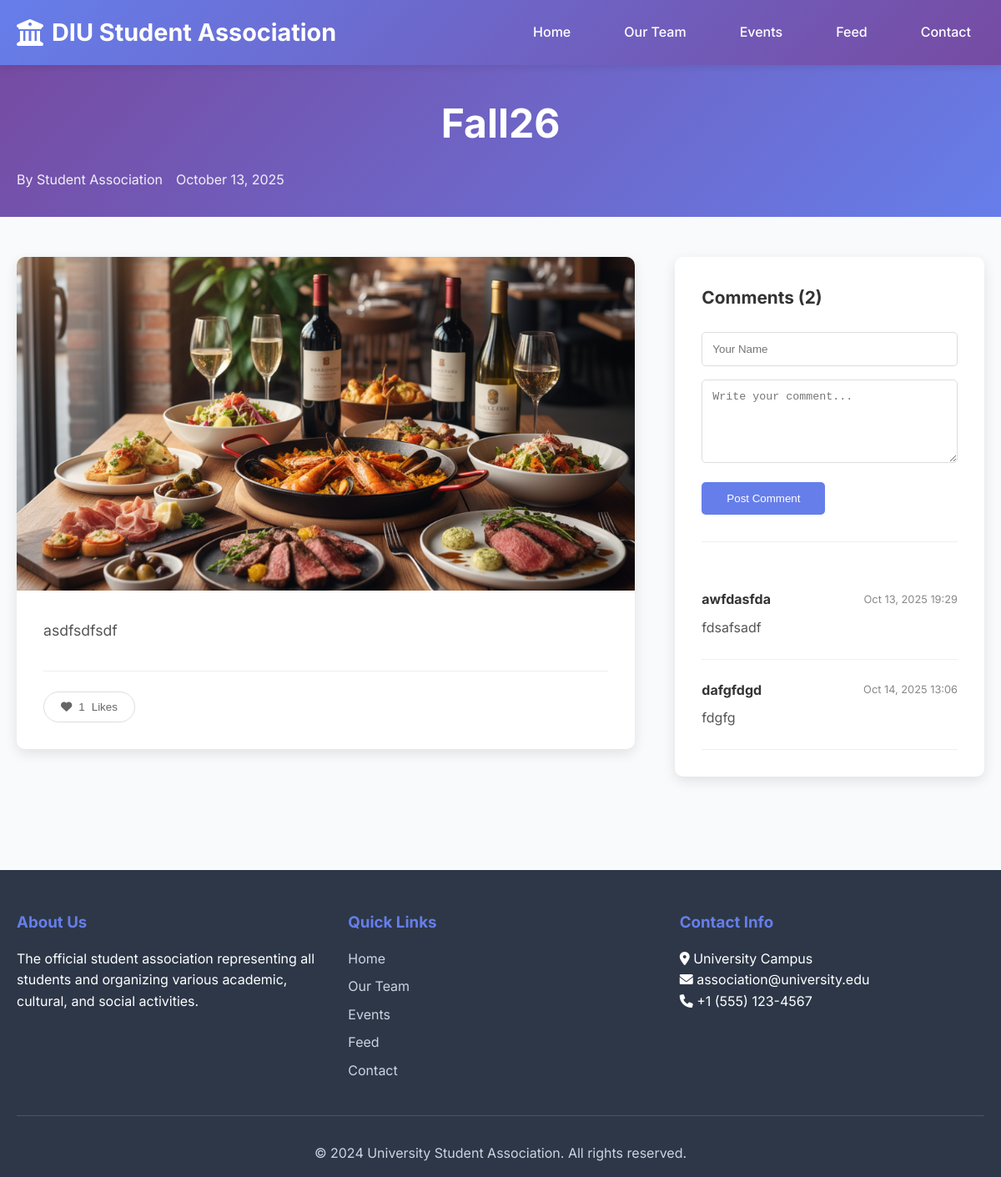
Page /feed/post/1/ on the committed database.
### feed/models.py (models this page shows, shortened)
class Post(models.Model):
    title = models.CharField(max_length=200)
    content = models.TextField()
    image = models.ImageField(upload_to='feed/', blank=True, null=True)
    author = models.CharField(max_length=100, default='Student Association')
    created_at = models.DateTimeField(auto_now_add=True)
    updated_at = models.DateTimeField(auto_now=True)
    is_published = models.BooleanField(default=True)
    class Meta:
        ordering = ['-created_at']
    def like_count(self):
        return self.likes.count()
    def comment_count(self):
        return self.comments.count()

class Comment(models.Model):
    post = models.ForeignKey(Post, on_delete=models.CASCADE, related_name='comments')
    author_name = models.CharField(max_length=100)
    content = models.TextField()
    created_at = models.DateTimeField(auto_now_add=True)
    is_approved = models.BooleanField(default=True)
    class Meta:
        ordering = ['created_at']

### feed/views.py (the view, shortened to what this page needs)
# urls.py: path('post/<int:post_id>/', views.post_detail, name='post_detail'),
def post_detail(request, post_id):
    post = get_object_or_404(Post, id=post_id, is_published=True)
    if not request.session.session_key:
        request.session.create()
    session_id = request.session.session_key
    context = {
        'post': post,
        'session_id': session_id,
    }
    return render(request, 'post_detail.html', context)

### templates/post_detail.html (shortened to what this page needs)
{% extends 'base.html' %}
{% block content %}
<section class="hero" style="padding: 2rem 0; background: linear-gradient(135deg, #764ba2 0%, #667eea 100%);">
    <div class="container">
        <h1>{{ post.title }}</h1>
        <div style="color: white; opacity: 0.9; display: flex; gap: 1rem; margin-top: 1rem;">
            <span>By {{ post.author }}</span>
            <span>{{ post.created_at|date:"F d, Y" }}</span>
        </div>
    </div>
</section>
<section id="post-detail" style="padding: 3rem 0;">
    <div class="container">
        <div style="display: grid; grid-template-columns: 2fr 1fr; gap: 3rem; align-items: start;">
            <div style="background: white; border-radius: 10px; box-shadow: 0 5px 15px rgba(0,0,0,0.1); overflow: hidden;">
                {% if post.image %}
                <div style="height: 400px; overflow: hidden;">
                    <img src="{{ post.image.url }}" alt="{{ post.title }}" style="width: 100%; height: 100%; object-fit: cover;">
                </div>
                {% endif %}
                <div style="padding: 2rem;">
                    <div style="line-height: 1.8; color: #555; font-size: 1.1rem; margin-bottom: 2rem;">
                        {{ post.content|linebreaks }}
                    </div>
                    <div style="display: flex; gap: 1rem; border-top: 1px solid #eee; padding-top: 1.5rem;">
                        <button class="like-btn"
                                data-post-id="{{ post.id }}"
                                data-session-id="{{ session_id }}"
                                style="display: flex; align-items: center; gap: 0.5rem; padding: 10px 20px; border: 1px solid #ddd; border-radius: 25px; background: white; color: #666; cursor: pointer; transition: all 0.3s ease;">
                            <i class="fas fa-heart"></i>
                            <span class="like-count">{{ post.like_count }}</span> Likes
                        </button>
                    </div>
                </div>
            </div>
            <div style="background: white; border-radius: 10px; box-shadow: 0 5px 15px rgba(0,0,0,0.1); padding: 2rem;">
                <h3 style="color: #333; margin-bottom: 1.5rem; font-size: 1.3rem;">Comments ({{ post.comment_count }})</h3>
                <div style="margin-bottom: 2rem; padding-bottom: 2rem; border-bottom: 1px solid #eee;">
                    <form method="POST">
                        <div style="margin-bottom: 1rem;">
                            <input type="text" name="author_name" placeholder="Your Name" required
                                   style="width: 100%; padding: 12px; border: 1px solid #ddd; border-radius: 5px;">
                        </div>
                        <div style="margin-bottom: 1rem;">
                            <textarea name="content" placeholder="Write your comment..." required
                                      style="width: 100%; padding: 12px; border: 1px solid #ddd; border-radius: 5px; min-height: 100px;"></textarea>
                        </div>
                        <button type="submit" style="background: #667eea; color: white; padding: 12px 30px; border: none; border-radius: 5px; cursor: pointer; font-weight: 500;">
                            Post Comment
                        </button>
                    </form>
                </div>
                <div>
                    {% for comment in post.comments.all %}
                    {% if comment.is_approved %}
                    <div style="padding: 1.5rem 0; border-bottom: 1px solid #f0f0f0;">
                        <div style="display: flex; justify-content: space-between; align-items: center; margin-bottom: 0.5rem;">
                            <strong style="color: #333;">{{ comment.author_name }}</strong>
                            <span style="color: #888; font-size: 0.8rem;">{{ comment.created_at|date:"M d, Y H:i" }}</span>
                        </div>
                        <div style="color: #555; line-height: 1.6;">
                            {{ comment.content|linebreaks }}
                        </div>
                    </div>
                    {% endif %}
                    {% empty %}
                    <div style="text-align: center; padding: 2rem; color: #888;">
                        <i class="fas fa-comments" style="font-size: 3rem; margin-bottom: 1rem;"></i>
                        <p>No comments yet. Be the first to comment!</p>
                    </div>
                    {% endfor %}
                </div>
            </div>
        </div>
    </div>
</section>
{% endblock %}

### templates/base.html (style rules this page uses)
* { margin: 0; padding: 0; box-sizing: border-box; }
body { font-family: 'Inter', sans-serif; line-height: 1.6; color: #333; background-color: #f8fafc; }
.container { max-width: 1200px; margin: 0 auto; padding: 0 20px; }
.hero { background: linear-gradient(135deg, #667eea 0%, #764ba2 100%); color: white; padding: 4rem 0; text-align: center; }
.hero h1 { font-size: 3rem; margin-bottom: 1rem; font-weight: 700; }

### rows in the picture
Post: title "Fall26", author "Student Association", created_at "October 13, 2025", image (picture), content "asdfsdfsdf", like_count "1", comment_count "2"
Comment: author_name "awfdasfda", created_at "Oct 13, 2025 19:29", content "fdsafsadf"
Comment: author_name "dafgfdgd", created_at "Oct 14, 2025 13:06", content "fdgfg"
